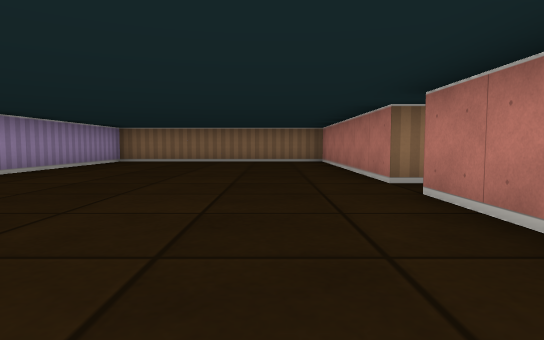
View 1 (above)

12 first-person views from a walk through a cub3D maze. The camera is about half as high as the walls, tilts 4° down and sees 75° across. The floor is counted in squares. Each view is taken from the middle of a square. On the plan, view 1 faces up. The plan holds only what a view shows up to about 9 squares ahead; the rest is blank.

View 2
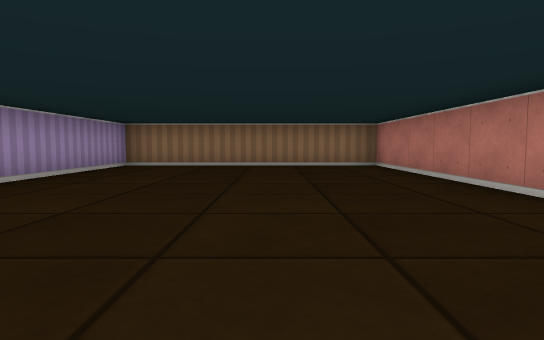

View 3
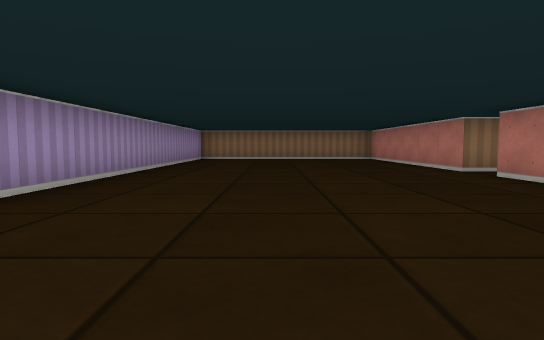

View 4
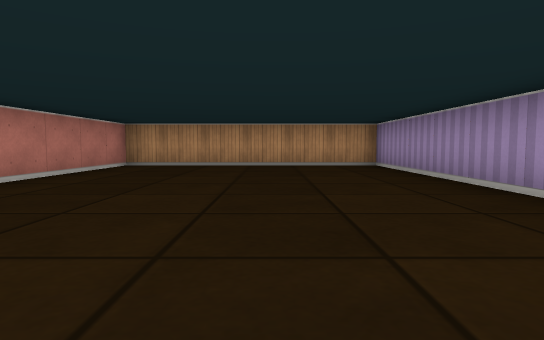

View 5
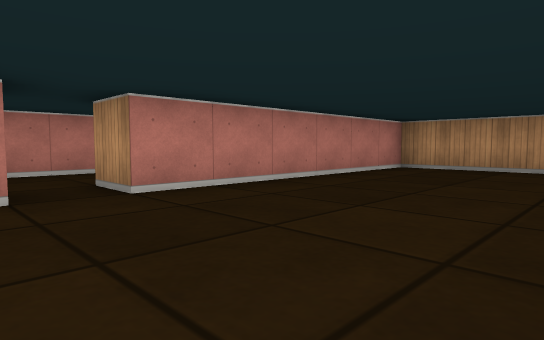

View 6
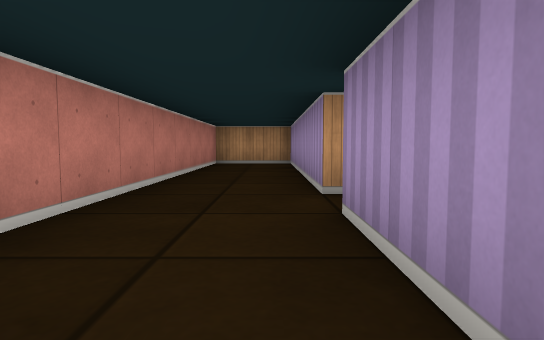

View 7
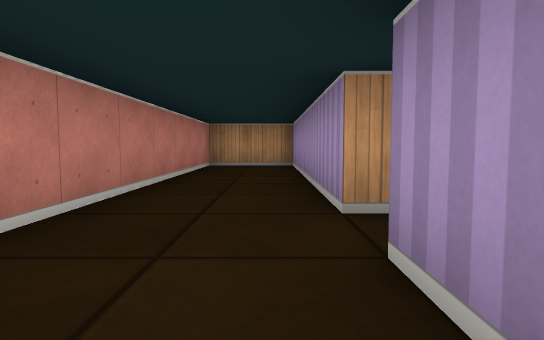

View 8
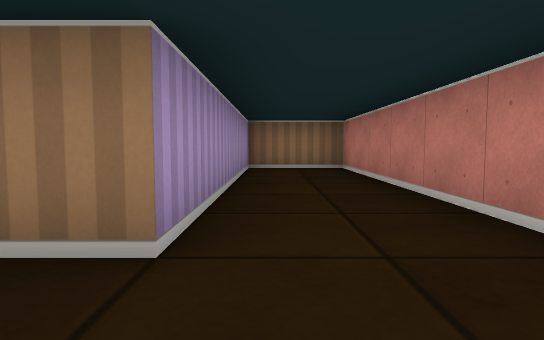

View 9
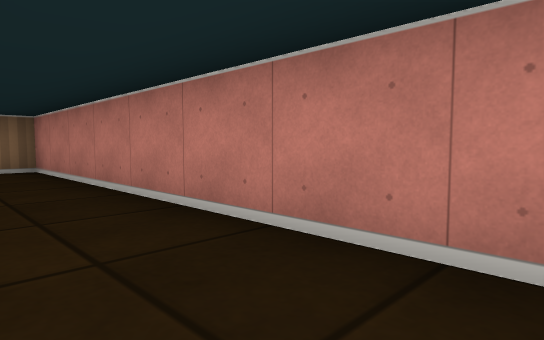

View 10
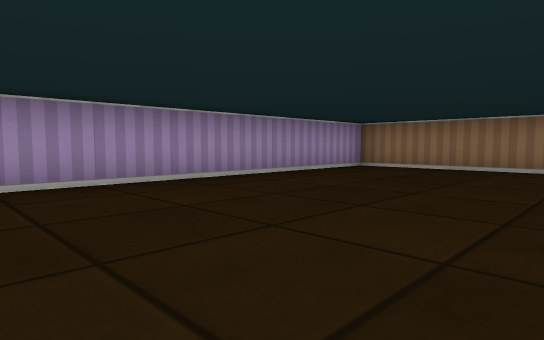

View 11
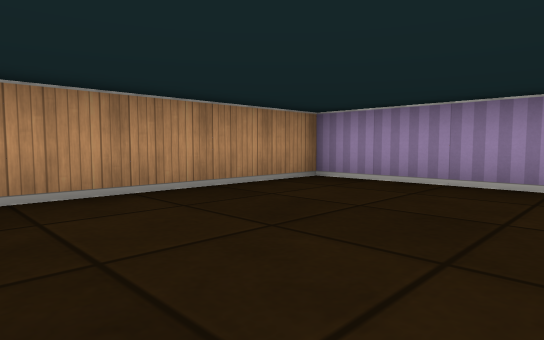

View 12
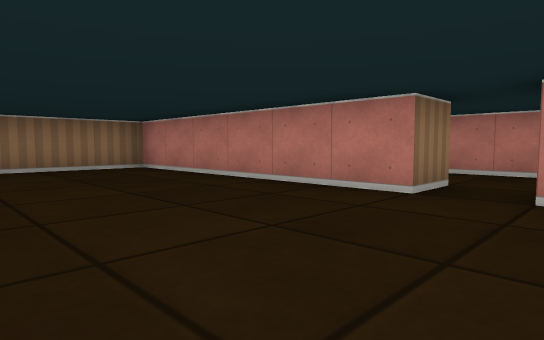

### Floor plan
Ten units are one square. View 1 is at (0, 0); x grows to the right and y downward. Boxes are objects, and circles mark ways between rooms. Rooms are numbered by the first view taken in them; rooms with no view inside come last. Other rooms are left out.
<svg viewBox="-50 -110 100 140">
<path fill="none" stroke="#000" d="M15 -45 15 -105 -45 -105 -45 25 15 25 15 -35M15 -35 25 -35 25 25 45 25 45 -105 25 -105 25 -45 15 -45"/>
<circle cx="20" cy="-40" r="3" fill="#2a7"/>
<text x="-20" y="-40">1</text>
<text x="30" y="-40">2</text>
</svg>
Room 1 opens to room 2.

Where each view was taken, in squares from view 1:
view 1: 0 up, 0 right, facing up
view 2: 2 up, 1 left, facing up
view 3: 2 down, 2 left, facing up
view 4: 6 up, 2 left, facing down
view 5: 5 up, 2 left, facing down-right
view 6: 7 up, 3 right, facing down
view 7: 6 up, 3 right, facing down
view 8: 3 up, 3 right, facing up
view 9: 3 up, 3 right, facing up-right
view 10: 3 up, 0 right, facing up-left
view 11: 1 up, 0 right, facing down-left
view 12: 3 up, 2 left, facing up-right
